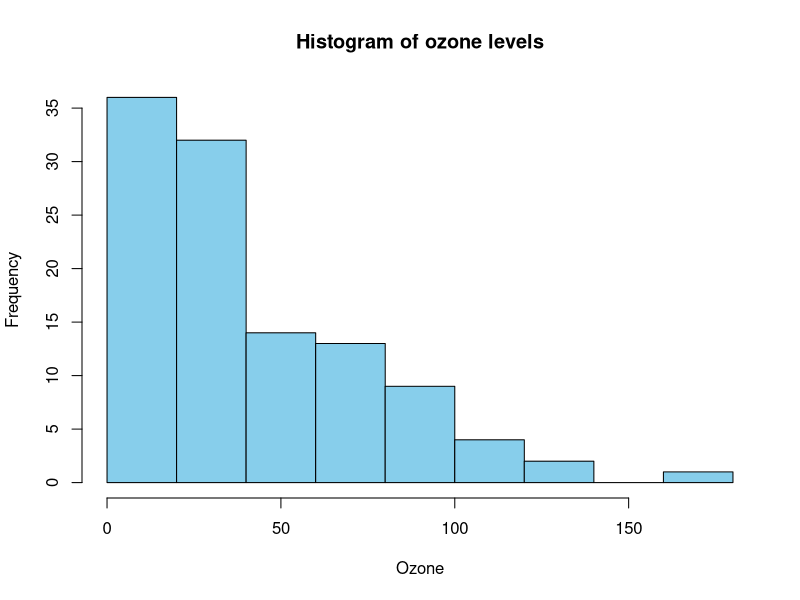
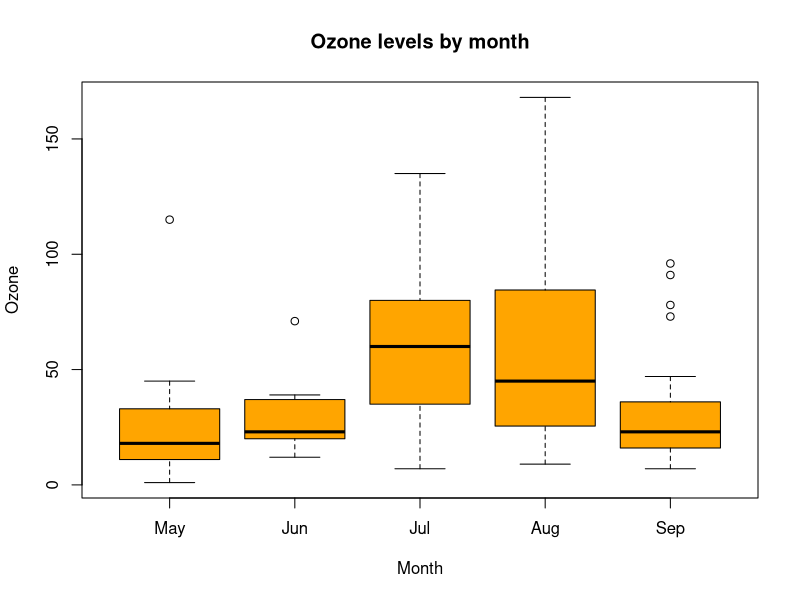
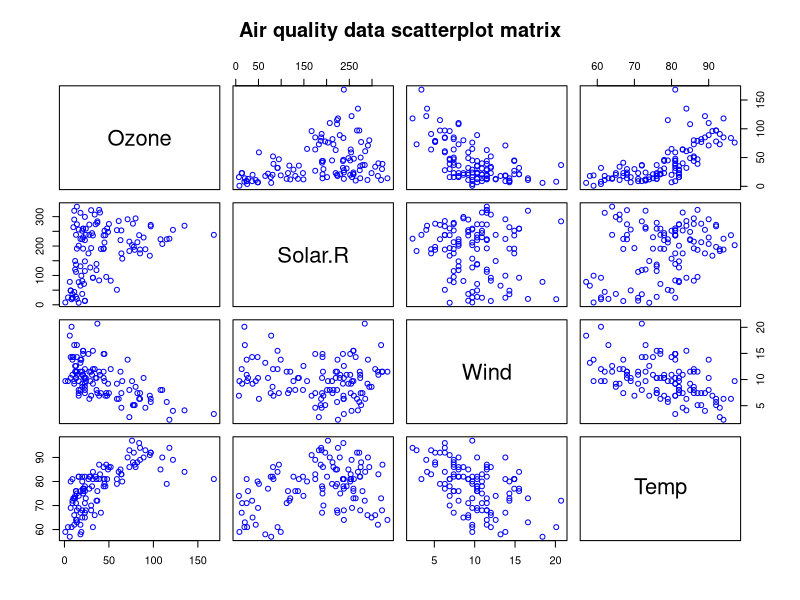
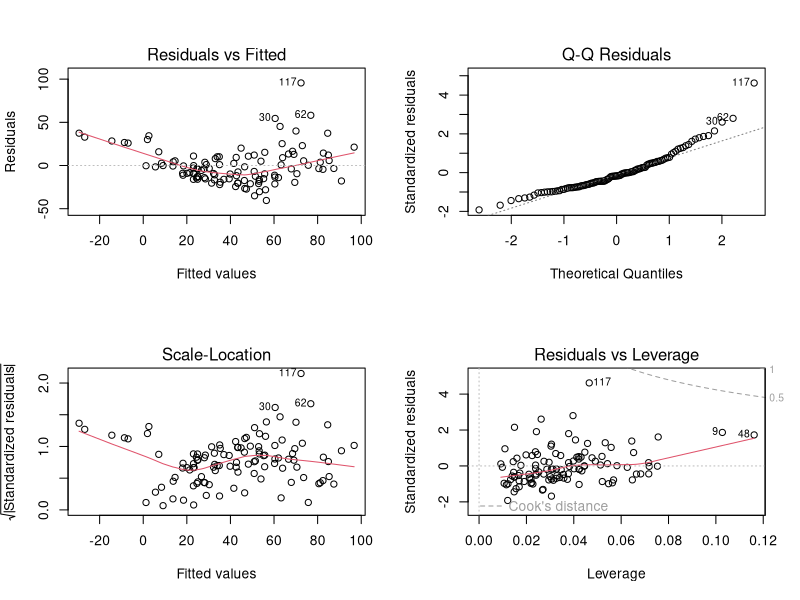

Write R code to recreate these figures, in order.
#Loading the data
data("airquality")

#Checking for missing values
summary(airquality)

#Removing rows with missing values
aq_clean <- na.omit(airquality)

#Converting the month to a factor
aq_clean$Month <- as.factor(aq_clean$Month)

summary(aq_clean)

# Standard deviation for ozone and temperature
sd(aq_clean$Ozone)
sd(aq_clean$Temp)

#Creating the visualizations
hist(aq_clean$Ozone,
     main = "Histogram of ozone levels",
     xlab = "Ozone",
     col = "skyblue")

boxplot(Ozone ~ Month, data = aq_clean,
        main = "Ozone levels by month",
        xlab = "Month",
        ylab = "Ozone",
        col = "orange",
        names = c("May", "Jun", "Jul", "Aug", "Sep"))

#Correlation matrix for the significant variables
cor(aq_clean[, 1:4])

#Pairwise scatterplots
pairs(aq_clean[, 1:4], main = "Air quality data scatterplot matrix", col = "blue")

#Hypothesis testing

#Anova test
print("ANOVA results:")
anova_model <- aov(Ozone ~ Month, data = aq_clean)
summary(anova_model)

#Nonparametric test
print("Nonparametric test results:")
kruskal.test(Ozone ~ Month, data = aq_clean)

#Testing the distribution of the data
print("Distribution of the data test results:")
shapiro.test(aq_clean$Ozone)

#Test for proportions
may_aug <- subset(aq_clean, Month %in% c(5, 8))
may_aug$Month <- droplevels(may_aug$Month)

#Creating a contingency table to compare the month and high temp variables
prop_table <- table(may_aug$Month, may_aug$Temp > 80)
print("Table for proportions:")
print(prop_table)

#Runing the proportion test
print("Proportion test results:")
prop.test(prop_table)

#Runing t-test
t.test(Temp ~ Month, data = may_aug)

#Creating the predictive model

#Predicting the ozone level using the other 3 variables
model <- lm(Ozone ~ Solar.R + Wind + Temp, data = aq_clean)

summary(model)

#Predicting the ozone level for a random day
new_data <- data.frame(Solar.R = 190, Wind = 7.4, Temp = 80)

prediction <- predict(model, newdata = new_data)
print(paste("Predicted ozone level:", round(prediction, 2)))

par(mfrow = c(2, 2))
plot(model)
par(mfrow = c(1, 1))
